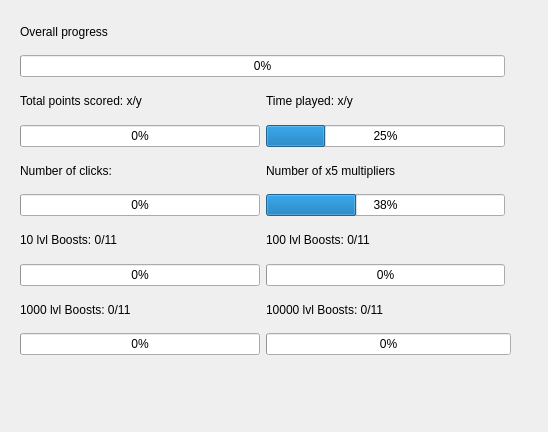
<?xml version="1.0" encoding="UTF-8"?>
<ui version="4.0">
 <class>AchievementsWindow</class>
 <widget class="QWidget" name="AchievementsWindow">
  <property name="geometry">
   <rect>
    <x>0</x>
    <y>0</y>
    <width>548</width>
    <height>432</height>
   </rect>
  </property>
  <property name="windowTitle">
   <string>Form</string>
  </property>
  <widget class="QWidget" name="layoutWidget">
   <property name="geometry">
    <rect>
     <x>20</x>
     <y>14</y>
     <width>491</width>
     <height>341</height>
    </rect>
   </property>
   <layout class="QGridLayout" name="gridLayout">
    <item row="4" column="0">
     <layout class="QVBoxLayout" name="verticalLayout_4">
      <item>
       <widget class="QLabel" name="label1_4">
        <property name="text">
         <string>1000 lvl Boosts: 0/11</string>
        </property>
       </widget>
      </item>
      <item>
       <widget class="QProgressBar" name="progressBar_4">
        <property name="value">
         <number>0</number>
        </property>
        <property name="format">
         <string>%p%</string>
        </property>
       </widget>
      </item>
     </layout>
    </item>
    <item row="1" column="0">
     <layout class="QVBoxLayout" name="verticalLayout_5">
      <item>
       <widget class="QLabel" name="label1_5">
        <property name="text">
         <string>Total points scored: x/y</string>
        </property>
       </widget>
      </item>
      <item>
       <widget class="QProgressBar" name="progressBar_5">
        <property name="value">
         <number>0</number>
        </property>
        <property name="format">
         <string>%p%</string>
        </property>
       </widget>
      </item>
     </layout>
    </item>
    <item row="4" column="1" colspan="2">
     <layout class="QVBoxLayout" name="verticalLayout_8">
      <item>
       <widget class="QLabel" name="label1_8">
        <property name="text">
         <string>10000 lvl Boosts: 0/11</string>
        </property>
       </widget>
      </item>
      <item>
       <widget class="QProgressBar" name="progressBar_8">
        <property name="value">
         <number>0</number>
        </property>
        <property name="format">
         <string>%p%</string>
        </property>
       </widget>
      </item>
     </layout>
    </item>
    <item row="0" column="0" colspan="2">
     <layout class="QVBoxLayout" name="verticalLayout">
      <item>
       <widget class="QLabel" name="label1">
        <property name="text">
         <string>Overall progress</string>
        </property>
       </widget>
      </item>
      <item>
       <widget class="QProgressBar" name="progressBar_1">
        <property name="value">
         <number>0</number>
        </property>
        <property name="format">
         <string>%p%</string>
        </property>
       </widget>
      </item>
     </layout>
    </item>
    <item row="2" column="0">
     <layout class="QVBoxLayout" name="verticalLayout_6">
      <item>
       <widget class="QLabel" name="label1_6">
        <property name="text">
         <string>Number of clicks: </string>
        </property>
       </widget>
      </item>
      <item>
       <widget class="QProgressBar" name="progressBar_6">
        <property name="value">
         <number>0</number>
        </property>
        <property name="format">
         <string>%p%</string>
        </property>
       </widget>
      </item>
     </layout>
    </item>
    <item row="3" column="1">
     <layout class="QVBoxLayout" name="verticalLayout_3">
      <item>
       <widget class="QLabel" name="label1_3">
        <property name="text">
         <string>100 lvl Boosts: 0/11</string>
        </property>
       </widget>
      </item>
      <item>
       <widget class="QProgressBar" name="progressBar_3">
        <property name="value">
         <number>0</number>
        </property>
        <property name="format">
         <string>%p%</string>
        </property>
       </widget>
      </item>
     </layout>
    </item>
    <item row="3" column="0">
     <layout class="QVBoxLayout" name="verticalLayout_2">
      <item>
       <widget class="QLabel" name="label1_2">
        <property name="text">
         <string>10 lvl Boosts: 0/11</string>
        </property>
       </widget>
      </item>
      <item>
       <widget class="QProgressBar" name="progressBar_2">
        <property name="value">
         <number>0</number>
        </property>
        <property name="format">
         <string>%p%</string>
        </property>
       </widget>
      </item>
     </layout>
    </item>
    <item row="1" column="1">
     <layout class="QVBoxLayout" name="verticalLayout_7">
      <item>
       <widget class="QLabel" name="label1_7">
        <property name="text">
         <string>Time played: x/y</string>
        </property>
       </widget>
      </item>
      <item>
       <widget class="QProgressBar" name="progressBar_7">
        <property name="value">
         <number>25</number>
        </property>
        <property name="format">
         <string>%p%</string>
        </property>
       </widget>
      </item>
     </layout>
    </item>
    <item row="2" column="1">
     <layout class="QVBoxLayout" name="verticalLayout_9">
      <item>
       <widget class="QLabel" name="label1_9">
        <property name="text">
         <string>Number of x5 multipliers</string>
        </property>
       </widget>
      </item>
      <item>
       <widget class="QProgressBar" name="progressBar_9">
        <property name="value">
         <number>38</number>
        </property>
        <property name="format">
         <string>%p%</string>
        </property>
       </widget>
      </item>
     </layout>
    </item>
   </layout>
  </widget>
 </widget>
 <resources/>
 <connections/>
</ui>
